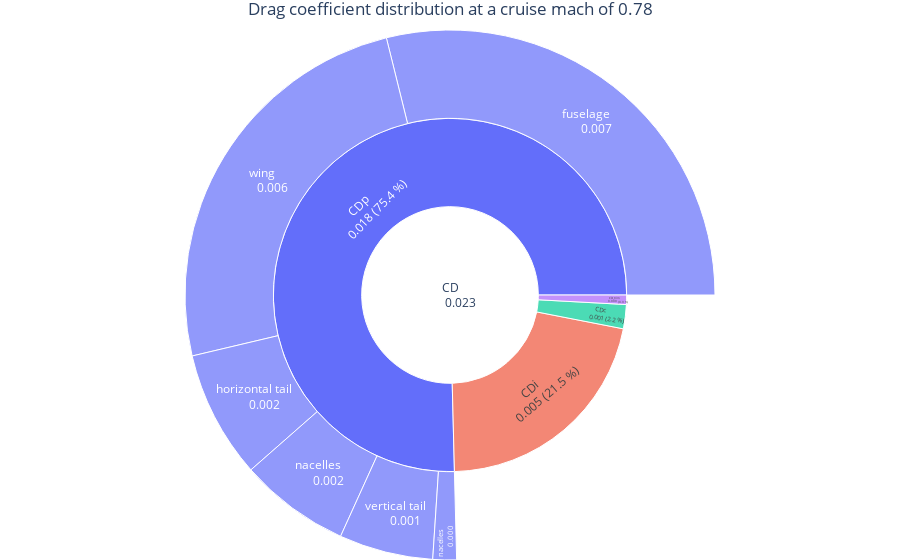

The notebook cell this image was saved under:
### Code cell
fig = oad.drag_distribution_plot(
    OUTPUT_FILE, aircraft_mass=50000, aircraft_altitude=10000.0, low_speed_aero=False
)
fig.show()

### Figure 1 — Plotly figure (JSON) as saved in the notebook; plotly's stock layout.template omitted (floating-point values rounded to 4 significant figures)
{"data": [{"branchvalues": "total", "labels": ["CD<br>       0.023", "CDi<br>       0.005 (21.5 %)", "CDp<br>       0.018 (75.4 %)", "CD_trim<br>       0.000 (0.9 %)", "fuselage<br>       0.007", "vertical tail<br>       0.001", "horizontal tail<br>       0.002", "wing<br>       0.006", "nacelles<br>       0.002", "nacelles<br>       0.000", "CDc<br>       0.001 (2.2 %)"], "parents": ["", "CD<br>       0.023", "CD<br>       0.023", "CD<br>       0.023", "CDp<br>       0.018 (75.4 %)", "CDp<br>       0.018 (75.4 %)", "CDp<br>       0.018 (75.4 %)", "CDp<br>       0.018 (75.4 %)", "CDp<br>       0.018 (75.4 %)", "CDp<br>       0.018 (75.4 %)", "CD<br>       0.023"], "type": "sunburst", "uid": "beb2a411-2fd9-4ad8-a676-5b1d97215b55", "values": [0.02343, 0.005045, 0.01767, 0.0002018, 0.006762, 0.001344, 0.001822, 0.005819, 0.001582, 0.0003372, 0.0005171]}], "layout": {"autosize": true, "margin": {"b": 0, "l": 0, "r": 0, "t": 30}, "title": {"text": "Drag coefficient distribution at a cruise mach of 0.78", "x": 0.5}, "xaxis": {"title": {"text": "y"}}, "yaxis": {"title": {"text": "x"}}}}
